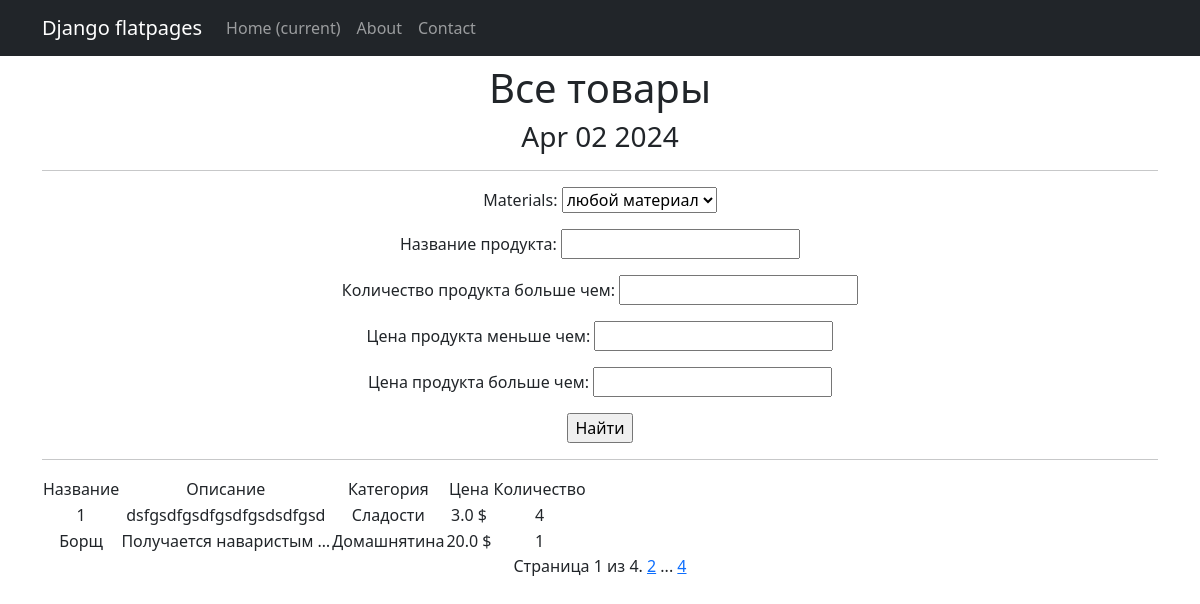
Screenshot of /products/ with the database file from the repository.
### simpleapp/models.py (models this page shows, shortened)
class Product(models.Model):
    name = models.CharField(
        max_length=50,
        unique=True, # названия товаров не должны повторяться
    )
    description = models.TextField()
    quantity = models.IntegerField(
        validators=[MinValueValidator(0)],
    )
    category = models.ForeignKey(
        to='Category',
        on_delete=models.CASCADE,
        related_name='products', # все продукты в категории будут доступны через поле products
    )
    price = models.FloatField(
        validators=[MinValueValidator(0.0)],
    )
    material = models.ManyToManyField(Material, through="ProductMaterial")

class Category(models.Model):
    name = models.CharField(max_length=100, unique=True)

### simpleapp/views.py (the view)
# urls.py: path('products/', ProductsList.as_view(), name='product_list'),
class ProductsList(ListView):
    model = Product
    ordering = 'name'
    template_name = 'products.html'
    context_object_name = 'products'
    paginate_by = 2 # вот так мы можем указать количество записей на странице
    def get_queryset(self):
        queryset = super().get_queryset()
        self.filterset = ProductFilter(self.request.GET, queryset)
        return self.filterset.qs
    def get_context_data(self, **kwargs):
        context = super().get_context_data(**kwargs)
        context['filterset'] = self.filterset
        return context

### simpleapp/models.py (called while the page is built)
    def __str__(self):
        return self.name

### simpleapp/templatetags/custom_filters2.py (called while the page is built)
@register.filter()
def currency(value, code='rub'):
   postfix = CURRENCIES_SYMBOLS[code]
   return f'{value} {postfix}'

### simpleapp/templatetags/custom_tags2.py (called while the page is built)
@register.simple_tag()
def current_time(format_string='%b %d %Y'):
   return datetime.utcnow().strftime(format_string)

@register.simple_tag(takes_context=True)
def url_replace(context, **kwargs):
   d = context['request'].GET.copy()
   for k, v in kwargs.items():
       d[k] = v
   return d.urlencode()

### templates/products.html (shortened to what this page needs)
{% extends 'flatpages/default.html' %}
{% load custom_filters2 %}
{% load custom_tags2 %}
{% block content %}
   <h1>Все товары</h1>
   <h3>{% current_time '%b %d %Y' %}</h3>
   <hr>
   <form action="" method="get">
       {{ filterset.form.as_p }}
       <input type="submit" value="Найти" />
   </form>
   <hr>
   {% if products %}
       <table>
           <tr>
               <td>Название</td>
               <td>Описание</td>
               <td>Категория</td>
               <td>Цена</td>
               <td>Количество</td>
           </tr>
           {% for product in products %}
           <tr>
               <td>{{ product.name }}</td>
               <td>{{ product.description|truncatewords:2 }}</td>
               <td>{{ product.category.name }}</td>
               <td>{{ product.price|currency:"usd"  }}</td>
               <td>{{ product.quantity }}</td>
           </tr>
           {% endfor %}
       </table>
   {% else %}
       <h2>Товаров нет!</h2>
   {% endif %}
   Страница {{ page_obj.number }} из {{ page_obj.paginator.num_pages }}.
   {% if page_obj.has_next %}
       <a href="?{% url_replace page=page_obj.next_page_number %}">{{ page_obj.next_page_number }}</a>
       {% if paginator.num_pages != page_obj.next_page_number %}
           ...
           <a href="?{% url_replace page=page_obj.paginator.num_pages %}">{{ page_obj.paginator.num_pages }}</a>
       {% endif %}
   {% endif %}
{% endblock content %}

### rows the page displays
Product: name "1", description "dsfgsdfgsdfgsdfgsdsdfgsd", category.name "Сладости", price "3.0 $", quantity "4"
Product: name "Борщ", description "Получается наваристым …", category.name "Домашнятина", price "20.0 $", quantity "1"

### other values shown
{{ page_obj.number }} "1"
{{ page_obj.paginator.num_pages }} "4"
{{ page_obj.next_page_number }} "2"
